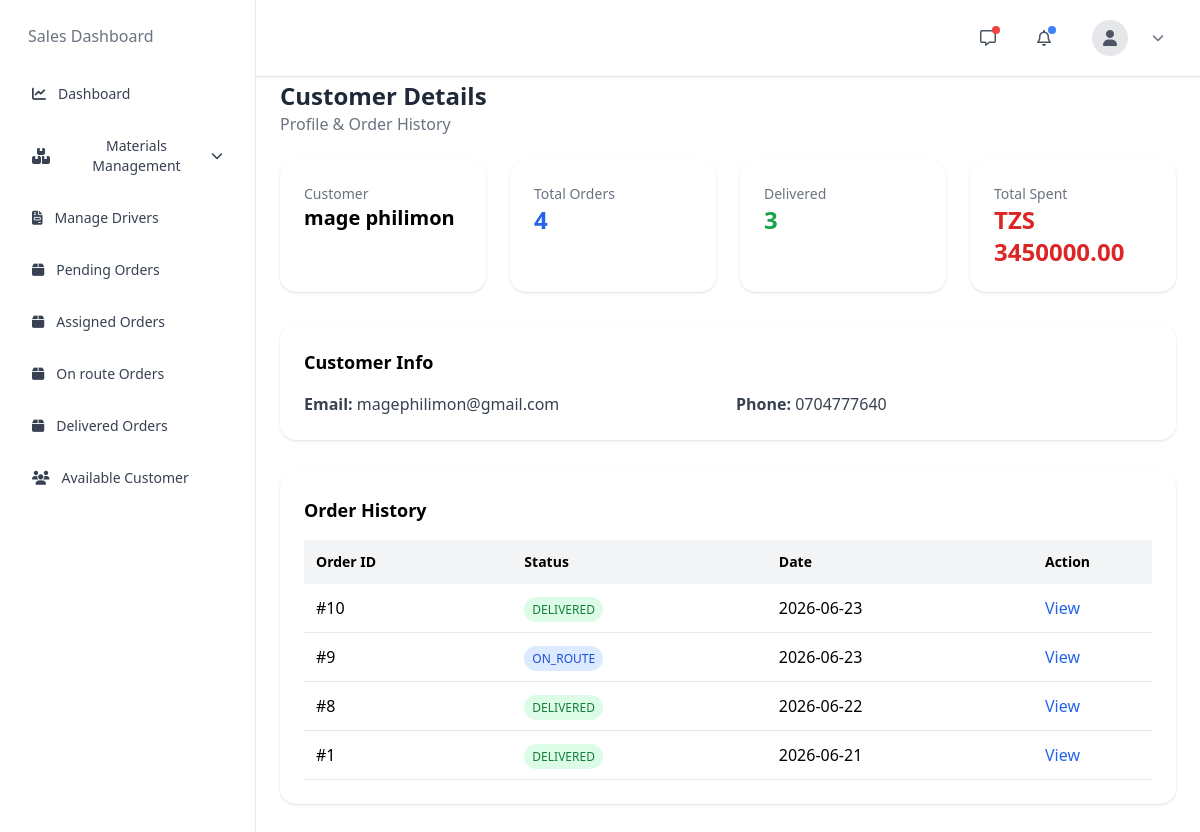
Screenshot of /reports/admin_customer_details/5/ with the database file from the repository.
### accounts/models.py (models this page shows)
class User(AbstractUser):
    username = None
    email = models.EmailField(unique=True)
    first_name = models.CharField(max_length=150)
    last_name = models.CharField(max_length=150)
    phone = models.CharField(max_length=20, blank=True, null=True)
    ROLE_CHOICES = (
        ('ADMIN', 'Admin'),
        ('CUSTOMER', 'Customer'),
        ('DRIVER', 'Driver'),
    )
    role = models.CharField(
        max_length=20,
        choices=ROLE_CHOICES,
        default='CUSTOMER'
    )
    license_number = models.CharField(max_length=100, blank=True, null=True)
    vehicle_number = models.CharField(max_length=100, blank=True, null=True)
    vehicle_name = models.CharField(
            max_length=150,
            blank=True,
            null=True
        )
    VEHICLE_TYPES = (
        ("TRUCK", "Truck"),
        ("PICKUP", "Pickup"),
        ("TRAILER", "Trailer"),
        ("VAN", "Van"),
        ("MOTORCYCLE", "Motorcycle"),
    )
    vehicle_type = models.CharField(
        max_length=30,
        choices=VEHICLE_TYPES,
        blank=True,
        null=True
    )
    vehicle_model = models.CharField(
        max_length=100,
        blank=True,
        null=True
    )
    vehicle_color = models.CharField(
        max_length=50,
        blank=True,
        null=True
    )
    vehicle_capacity = models.CharField(
        max_length=50,
        blank=True,
        null=True,
        help_text="Example: 5 Tons"
    )
    address = models.TextField(
        blank=True,
        null=True
    )
    is_available = models.BooleanField(default=True)
    is_verified = models.BooleanField(default=False)
    created_at = models.DateTimeField(auto_now_add=True)
    USERNAME_FIELD = 'email'
    REQUIRED_FIELDS = ['first_name', 'last_name']
    objects = CustomUserManager()

### orders/models.py (models this page shows, shortened)
class Order(models.Model):
    STATUS_CHOICES = (
        ('PENDING', 'Pending'),
        ('ASSIGNED', 'Assigned'),
        ('ON_ROUTE', 'On Route'),
        ('DELIVERED', 'Delivered'),
        ('CANCELLED', 'Cancelled'),
    )
    customer = models.ForeignKey(
        User,
        on_delete=models.CASCADE,
        limit_choices_to={'role': 'CUSTOMER'}
    )
    driver = models.ForeignKey(
        User,
        on_delete=models.SET_NULL,
        null=True,
        blank=True,
        related_name='deliveries',
        limit_choices_to={'role': 'DRIVER'}
    )
    delivery_address = models.TextField()
    location = models.CharField(
        max_length=255,
        null=True,
        blank=True
    )
    status = models.CharField(
        max_length=20,
        choices=STATUS_CHOICES,
        default='PENDING'
    )
    created_at = models.DateTimeField(auto_now_add=True)

### reports/views.py (the view)
# urls.py: path('admin_customer_details/<int:pk>/', views.admin_customer_detail, name='admin_customer_detail'),
def admin_customer_detail(request, pk):
    customer = get_object_or_404(User, pk=pk, role='CUSTOMER')
    orders = Order.objects.filter(customer=customer).order_by('-created_at')
    total_orders = orders.count()
    delivered_orders = orders.filter(status='DELIVERED').count()
    pending_orders = orders.filter(status='PENDING').count()
    total_spent = 0
    for order in orders.filter(status='DELIVERED'):
        total_spent += sum(item.subtotal() for item in order.items.all())
    return render(request, 'manager/customer_detail.html', {
        'customer': customer,
        'orders': orders,
        'total_orders': total_orders,
        'delivered_orders': delivered_orders,
        'pending_orders': pending_orders,
        'total_spent': total_spent,
    })

### orders/models.py (called while the page is built)
    def subtotal(self):
        return self.quantity * self.unit_price

### templates/manager/customer_detail.html
{% extends 'manager/base.html' %}
{% block content %}
{% include 'manager/nav.html' %}
{% include 'manager/sidebar.html' %}
<div class="sm:ml-64 min-h-screen pt-20 px-6 pb-10">
    <div class="mb-6">
        <h1 class="text-2xl font-bold text-gray-800">
            Customer Details
        </h1>
        <p class="text-gray-500">
            Profile & Order History
        </p>
    </div>
    <div class="grid grid-cols-1 md:grid-cols-4 gap-6 mb-8">
        <div class="bg-white p-6 rounded-2xl shadow">
            <p class="text-gray-500 text-sm">Customer</p>
            <h2 class="text-xl font-bold">
                {{ customer.first_name }} {{ customer.last_name }}
            </h2>
        </div>
        <div class="bg-white p-6 rounded-2xl shadow">
            <p class="text-gray-500 text-sm">Total Orders</p>
            <h2 class="text-2xl font-bold text-blue-600">
                {{ total_orders }}
            </h2>
        </div>
        <div class="bg-white p-6 rounded-2xl shadow">
            <p class="text-gray-500 text-sm">Delivered</p>
            <h2 class="text-2xl font-bold text-green-600">
                {{ delivered_orders }}
            </h2>
        </div>
        <div class="bg-white p-6 rounded-2xl shadow">
            <p class="text-gray-500 text-sm">Total Spent</p>
            <h2 class="text-2xl font-bold text-red-600">
                TZS {{ total_spent|floatformat:2 }}
            </h2>
        </div>
    </div>
    <div class="bg-white p-6 rounded-2xl shadow mb-8">
        <h2 class="text-lg font-bold mb-4">Customer Info</h2>
        <div class="grid grid-cols-1 md:grid-cols-2 gap-4 text-gray-700">
            <p><strong>Email:</strong> {{ customer.email }}</p>
            <p><strong>Phone:</strong> {{ customer.phone|default:"-" }}</p>
        </div>
    </div>
    <div class="bg-white p-6 rounded-2xl shadow">
        <h2 class="text-lg font-bold mb-4">Order History</h2>
        <div class="overflow-x-auto">
            <table class="w-full min-w-[900px]">
                <thead class="bg-gray-100 text-left text-sm">
                    <tr>
                        <th class="p-3">Order ID</th>
                        <th class="p-3">Status</th>
                        <th class="p-3">Date</th>
                        <th class="p-3">Action</th>
                    </tr>
                </thead>
                <tbody>
                    {% for order in orders %}
                    <tr class="border-b">
                        <td class="p-3">#{{ order.id }}</td>
                        <td class="p-3">
                            <span class="px-2 py-1 text-xs rounded-full
                                {% if order.status == 'DELIVERED' %}bg-green-100 text-green-700
                                {% elif order.status == 'PENDING' %}bg-yellow-100 text-yellow-700
                                {% elif order.status == 'ON_ROUTE' %}bg-blue-100 text-blue-700
                                {% else %}bg-gray-100 text-gray-700{% endif %}">
                                {{ order.status }}
                            </span>
                        </td>
                        <td class="p-3">
                            {{ order.created_at|date:"Y-m-d" }}
                        </td>
                        <td class="p-3">
                            <a href="#" class="text-blue-600 hover:underline">
                                View
                            </a>
                        </td>
                    </tr>
                    {% empty %}
                    <tr>
                        <td colspan="4" class="text-center p-6 text-gray-400">
                            No orders found
                        </td>
                    </tr>
                    {% endfor %}
                </tbody>
            </table>
        </div>
    </div>
</div>
{% endblock %}

### rows the page displays
User: first_name "mage", last_name "philimon", email "magephilimon@gmail.com", phone "0704777640"
Order: id "10", status "DELIVERED", created_at "2026-06-23"
Order: id "9", status "ON_ROUTE", created_at "2026-06-23"
Order: id "8", status "DELIVERED", created_at "2026-06-22"
Order: id "1", status "DELIVERED", created_at "2026-06-21"

### other values shown
{{ total_orders }} "4"
{{ delivered_orders }} "3"
{{ total_spent|floatformat:2 }} "3450000.00"
